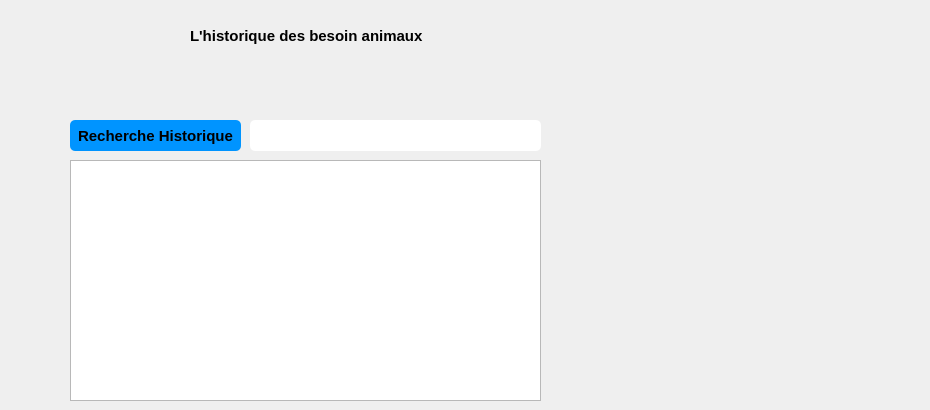
   <widget class="QWidget" name="page_4">
    <widget class="QTextBrowser" name="Historique_Besoin">
     <property name="geometry">
      <rect>
       <x>70</x>
       <y>160</y>
       <width>471</width>
       <height>241</height>
      </rect>
     </property>
     <property name="font">
      <font>
       <pointsize>11</pointsize>
       <weight>75</weight>
       <bold>true</bold>
      </font>
     </property>
    </widget>
    <widget class="QPushButton" name="pushButton_12">
     <property name="geometry">
      <rect>
       <x>540</x>
       <y>290</y>
       <width>121</width>
       <height>111</height>
      </rect>
     </property>
     <property name="font">
      <font>
       <pointsize>11</pointsize>
       <weight>75</weight>
       <bold>true</bold>
      </font>
     </property>
     <property name="styleSheet">
      <string notr="true">QPushButton { border: none;image :url(C:/Users/ASUS/Downloads/tools-and-utensils (2).png);}
QPushButton:hover
{
border: none;image :url(C:/Users/ASUS/Downloads/technology.png);
}
</string>
     </property>
     <property name="text">
      <string/>
     </property>
    </widget>
    <widget class="QPushButton" name="pushButton_13">
     <property name="geometry">
      <rect>
       <x>70</x>
       <y>120</y>
       <width>171</width>
       <height>31</height>
      </rect>
     </property>
     <property name="font">
      <font>
       <pointsize>11</pointsize>
       <weight>75</weight>
       <bold>true</bold>
      </font>
     </property>
     <property name="styleSheet">
      <string notr="true">QPushButton {
padding: 5px;
border-radius: 5px;
background-color:#0094ff;
font-weight: bold;
}
QPushButton:hover
{
color :white;
}</string>
     </property>
     <property name="text">
      <string>Recherche Historique</string>
     </property>
    </widget>
    <widget class="QLineEdit" name="recherche_Historique_2">
     <property name="geometry">
      <rect>
       <x>250</x>
       <y>120</y>
       <width>291</width>
       <height>31</height>
      </rect>
     </property>
     <property name="styleSheet">
      <string notr="true">QLineEdit {
padding: 5px;
border-radius: 5px;

font-weight: bold;
}</string>
     </property>
    </widget>
    <widget class="QLabel" name="label_3">
     <property name="geometry">
      <rect>
       <x>190</x>
       <y>20</y>
       <width>251</width>
       <height>31</height>
      </rect>
     </property>
     <property name="font">
      <font>
       <pointsize>11</pointsize>
       <weight>75</weight>
       <bold>true</bold>
      </font>
     </property>
     <property name="text">
      <string>L'historique des besoin animaux</string>
     </property>
    </widget>
    <widget class="QPushButton" name="pushButton_30">
     <property name="geometry">
      <rect>
       <x>870</x>
       <y>0</y>
       <width>21</width>
       <height>23</height>
      </rect>
     </property>
     <property name="styleSheet">
      <string notr="true">QPushButton { border: none;image :url(C:/Users/ASUS/Downloads/left-chevron.png);}
QPushButton:hover
{
border: none;image :url(C:/Users/ASUS/Downloads/arrows.png);
}
</string>
     </property>
     <property name="text">
      <string/>
     </property>
    </widget>
    <widget class="QPushButton" name="pushButton_31">
     <property name="geometry">
      <rect>
       <x>900</x>
       <y>0</y>
       <width>21</width>
       <height>23</height>
      </rect>
     </property>
     <property name="styleSheet">
      <string notr="true">QPushButton { border: none;image :url(C:/Users/ASUS/Downloads/orientation.png);}
QPushButton:hover
{
border: none;image :url(C:/Users/ASUS/Downloads/orientation (1).png);
}
</string>
     </property>
     <property name="text">
      <string/>
     </property>
    </widget>
   </widget>
